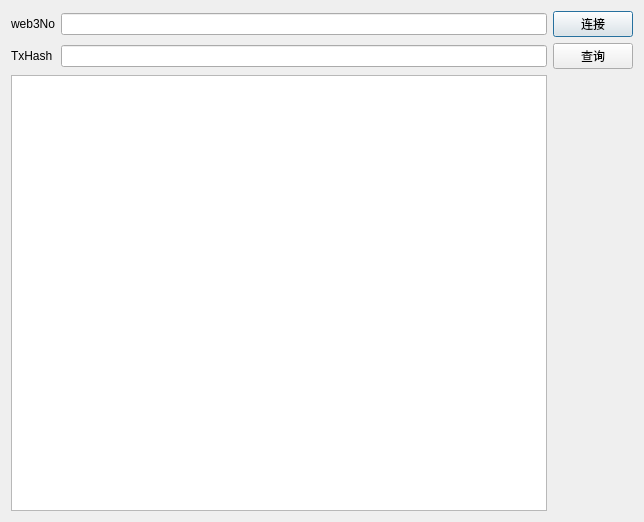
<?xml version="1.0" encoding="UTF-8"?>
<ui version="4.0">
 <class>Dialog</class>
 <widget class="QDialog" name="Dialog">
  <property name="geometry">
   <rect>
    <x>0</x>
    <y>0</y>
    <width>644</width>
    <height>522</height>
   </rect>
  </property>
  <property name="windowTitle">
   <string>Dialog</string>
  </property>
  <layout class="QGridLayout" name="gridLayout">
   <item row="0" column="0">
    <widget class="QLabel" name="label">
     <property name="text">
      <string>web3No</string>
     </property>
    </widget>
   </item>
   <item row="0" column="1">
    <widget class="QLineEdit" name="dizhi"/>
   </item>
   <item row="0" column="2">
    <widget class="QPushButton" name="lianjie">
     <property name="text">
      <string>连接</string>
     </property>
    </widget>
   </item>
   <item row="1" column="0">
    <widget class="QLabel" name="label_2">
     <property name="text">
      <string>TxHash</string>
     </property>
    </widget>
   </item>
   <item row="1" column="1">
    <widget class="QLineEdit" name="dizhi_2"/>
   </item>
   <item row="1" column="2">
    <widget class="QPushButton" name="chaxun">
     <property name="text">
      <string>查询</string>
     </property>
    </widget>
   </item>
   <item row="2" column="0" colspan="2">
    <widget class="QTextBrowser" name="zhanshi"/>
   </item>
  </layout>
 </widget>
 <resources/>
 <connections/>
</ui>
